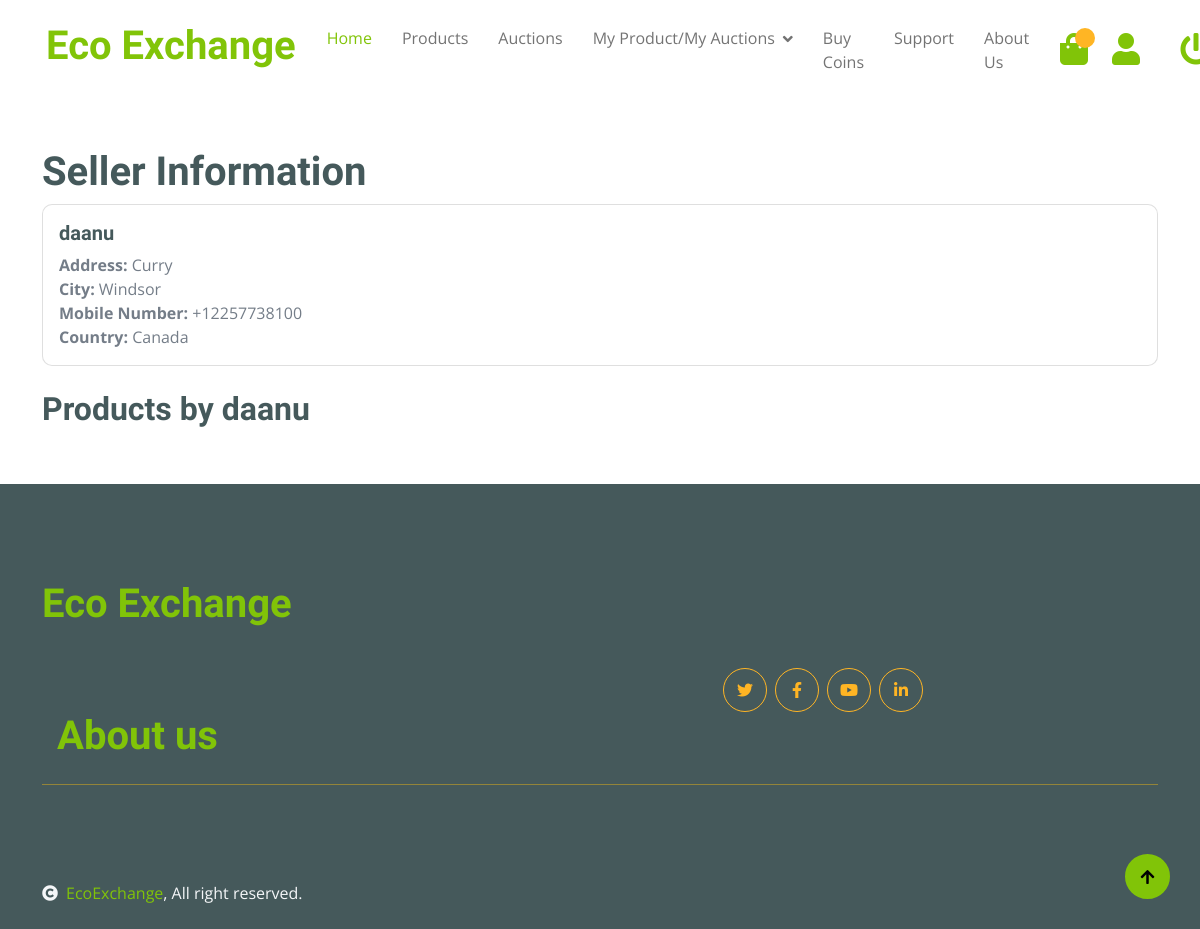
The page /seller/3/ on the database as committed earlier.
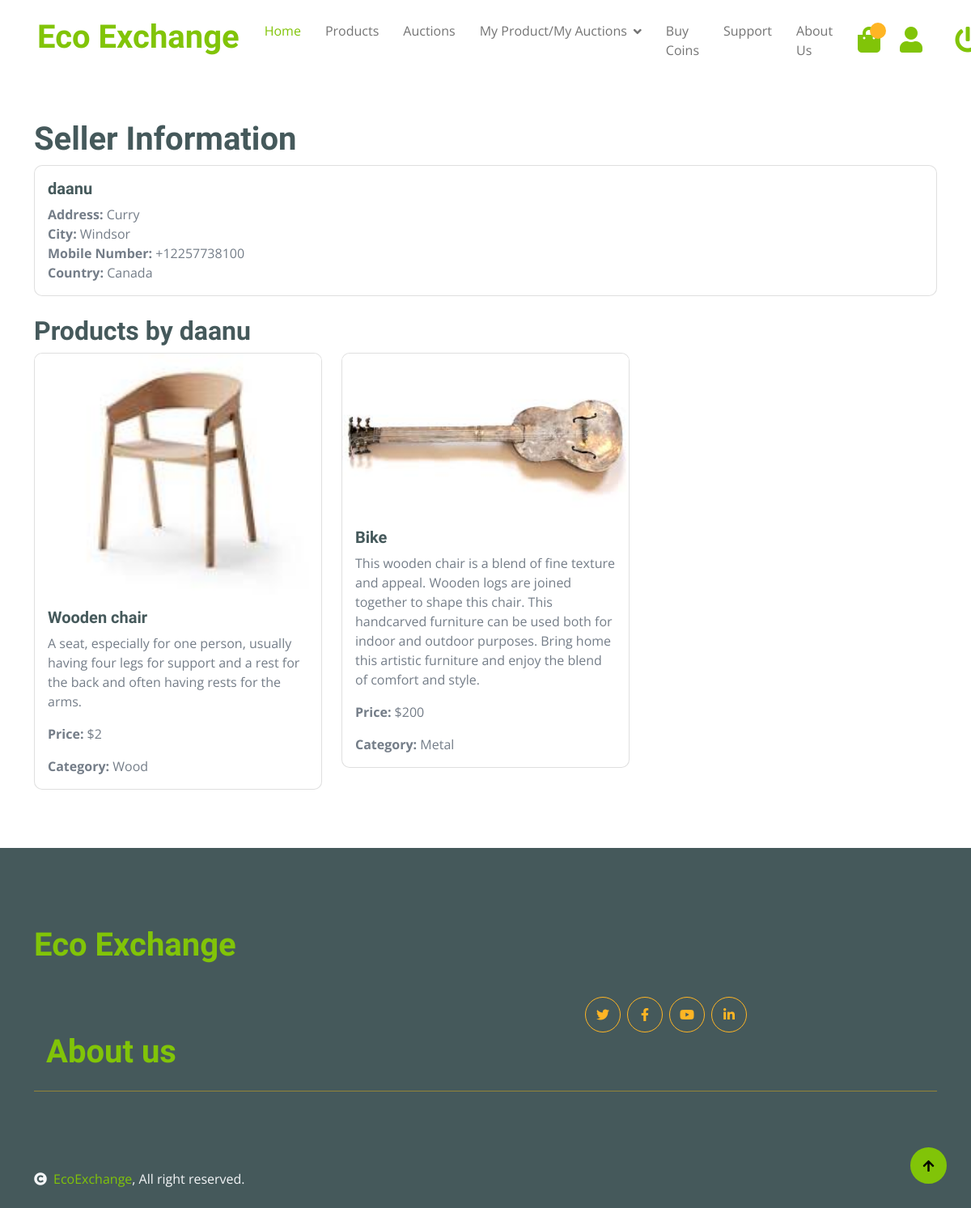
The same page on the database as committed later.
### user_details/models.py (models this page shows)
class Member(User):
    address = models.TextField(null=True, blank=True)
    city = models.CharField(max_length=200, null=True, blank=True)
    mobile_no = PhoneNumberField(unique=True, null=True, blank=True)
    country = models.CharField(max_length=200, null=True, blank=True)
    coin_balance = models.IntegerField(default=0)

### product/models.py (models this page shows, shortened)
class Product(models.Model):
    CATEGORY_CHOICES = [
        ('PAPER', 'Paper'),
        ('PLASTIC', 'Plastic'),
        ('GLASS', 'Glass'),
        ('METAL', 'Metal'),
        ('ELECTRONICS', 'Electronics'),
        ('ORGANIC', 'Organic'),
        ('TEXTILES', 'Textiles'),
        ('BATTERIES', 'Batteries'),
        ('WOOD', 'Wood'),
        ('RUBBER', 'Rubber'),
        ('MIXED_MATERIALS', 'Mixed Materials'),
    ]
    product_id = models.AutoField(primary_key=True)
    product_name = models.CharField(max_length=255)
    product_description = models.TextField()
    image = models.ImageField(upload_to='img/')
    quantity = models.IntegerField(validators=[MinValueValidator(1)])
    price = models.IntegerField(validators=[MinValueValidator(1)])
    category = models.CharField(max_length=50, choices=CATEGORY_CHOICES)
    user = models.ForeignKey(Member, on_delete=models.CASCADE)

### user_details/views.py (the view)
# urls.py: path('seller/<int:user_id>/', views.seller_desc_view, name='seller_desc'),
def seller_desc_view(request, user_id):
    seller = get_object_or_404(Member, id=user_id)
    products = Product.objects.filter(user=seller)
    return render(request, 'user_details/seller_desc.html', {'seller': seller, 'products': products})

### user_details/templates/user_details/seller_desc.html
{% extends 'product/base.html' %}
{% load static %}
{% block body %}
<div class="container mt-5">
    <h1>Seller Information</h1>
    <div class="card mb-4">
        <div class="card-body">
            <h5 class="card-title">{{ seller.username }}</h5>
            <p class="card-text">
                <strong>Address:</strong> {{ seller.address }}<br>
                <strong>City:</strong> {{ seller.city }}<br>
                <strong>Mobile Number:</strong> {{ seller.mobile_no }}<br>
                <strong>Country:</strong> {{ seller.country }}<br>
            </p>
        </div>
    </div>
    <h2>Products by {{ seller.username }}</h2>
    <div class="row">
        {% for product in products %}
            <div class="col-md-4 mb-4">
                <div class="card">
                    <img src="{{ product.image.url }}" class="card-img-top" alt="{{ product.product_name }}">
                    <div class="card-body">
                        <h5 class="card-title">{{ product.product_name }}</h5>
                        <p class="card-text">{{ product.product_description }}</p>
                        <p class="card-text"><strong>Price:</strong> ${{ product.price }}</p>
                        <p class="card-text"><strong>Category:</strong> {{ product.get_category_display }}</p>
                    </div>
                </div>
            </div>
        {% endfor %}
    </div>
</div>
{% endblock %}

### product/templates/product/base.html (shortened to what this page needs)
{% load static %}
<!DOCTYPE html>
<html lang="en">
    <head>
        <link rel="stylesheet" href="https://stackpath.bootstrapcdn.com/bootstrap/4.5.2/css/bootstrap.min.css">
        <link rel="stylesheet" href="https://use.fontawesome.com/releases/v5.15.4/css/all.css"/>
        <link href="https://cdn.jsdelivr.net/npm/bootstrap-icons@1.4.1/font/bootstrap-icons.css" rel="stylesheet">
        <link href="{% static 'product/lib/lightbox/css/lightbox.min.css' %}" rel="stylesheet">
        <link href="{% static 'product/lib/owlcarousel/assets/owl.carousel.min.css' %}" rel="stylesheet">
        <link href="https://cdn.jsdelivr.net/npm/flatpickr/dist/flatpickr.min.css" rel="stylesheet">
        <link href="{% static 'product/css/bootstrap.min.css' %}" rel="stylesheet">
        <link href="{% static 'product/css/style.css' %}" rel="stylesheet">
    </head>
    <body>
        <div class="container-fluid fixed-top">
            <div class="container px-0">
                <nav class="navbar navbar-light bg-white navbar-expand-xl">
                    <a href="{% url 'homepage' %}" class="navbar-brand"><h1 class="text-primary display-6">Eco Exchange</h1></a>
                    <div class="collapse navbar-collapse bg-white" id="navbarCollapse">
                        <div class="navbar-nav mx-auto">
                            <a href="{% url 'homepage' %}" class="nav-item nav-link active">Home</a>
                            <a href="{% url 'products' %}" class="nav-item nav-link">Products</a>
                            <a href="{% url 'all_auctions' %}" class="nav-item nav-link">Auctions</a>
                            <div class="nav-item dropdown">
                                <a href="#" class="nav-link dropdown-toggle" data-bs-toggle="dropdown">My Product/My Auctions</a>
                            </div>
                            <a href="{% url 'user_details:buy_coins' %}" class="nav-item nav-link">Buy Coins</a>
                            <a href="{% url 'support' %}" class="nav-item nav-link">Support</a>
                            <a href="{% url 'aboutus' %}" class="nav-item nav-link">About Us</a>
                        </div>
                        <div class="d-flex m-3 me-0">
                            <a href="{% url 'cart_detail' %}" class="position-relative me-4 my-auto">
                                <i class="fa fa-shopping-bag fa-2x"></i>
                                <span class="position-absolute bg-secondary rounded-circle d-flex align-items-center justify-content-center text-dark px-1" style="top: -5px; left: 15px; height: 20px; min-width: 20px;"></span>
                            </a>
                            <a href="{% url 'dashboard' section="home" %}" class="my-auto">
                                <i class="fas fa-user fa-2x"></i>
                            </a>
                            <a href="{% url 'user_details:logout' %}" class="my-auto div-space">
    <i class="fas fa-power-off fa-2x"></i>
</a>
                        </div>
                    </div>
                </nav>
            </div>
        </div>
<div class="container-fluid" style="padding-top: 100px;">
        {% block body %}
        {% endblock %}
    </div>
        <div class="container-fluid bg-dark text-white-50 footer pt-5 mt-5">
            <div class="container py-5">
                <div class="pb-4 mb-4" style="border-bottom: 1px solid rgba(226, 175, 24, 0.5) ;">
                    <div class="row g-4">
                        <div class="col-lg-3">
                            <a href="#">
                                <h1 class="text-primary mb-0">Eco Exchange</h1>
                            </a>
                        </div>
                        <div class="col-lg-3 margin-left-icon">
                            <div class="d-flex justify-content-end pt-3">
                                <a class="btn  btn-outline-secondary me-2 btn-md-square rounded-circle" href="https://x.com/"><i class="fab fa-twitter"></i></a>
                                <a class="btn btn-outline-secondary me-2 btn-md-square rounded-circle" href="https://www.facebook.com/"><i class="fab fa-facebook-f"></i></a>
                                <a class="btn btn-outline-secondary me-2 btn-md-square rounded-circle" href="https://www.youtube.com/"><i class="fab fa-youtube"></i></a>
                                <a class="btn btn-outline-secondary btn-md-square rounded-circle" href="https://www.linkedin.com/"><i class="fab fa-linkedin-in"></i></a>
                            </div>
                        </div>
                    </div>
                    <div class="col-lg-3">
                            <a href="/aboutus/">
                                <h1 class="text-primary mb-0">About us</h1>
                            </a>
                        </div>
                </div>
        </div>
        </div>
        <div class="container-fluid copyright bg-dark py-4">
            <div class="container">
                <div class="row">
                    <div class="col-md-6 text-center text-md-start mb-3 mb-md-0">
                        <span class="text-light"><a href="#"><i class="fas fa-copyright text-light me-2"></i>EcoExchange</a>, All right reserved.</span>
                    </div>
                </div>
            </div>
        </div>
        <a href="#" class="btn btn-primary border-3 border-primary rounded-circle back-to-top"><i class="fa fa-arrow-up"></i></a>
    </body>
</html>

### product/static/product/css/style.css (style rules this page uses)
.back-to-top { position: fixed; right: 30px; bottom: 30px; display: flex; width: 45px; height: 45px; align-items: center; justify-content: center; transition: 0.5s; z-index: 99; }
.btn { font-weight: 600; transition: .5s; }
.btn-md-square { width: 44px; height: 44px; }
.margin-left-icon { margin-left: 620px; }
.btn-square, .btn-sm-square, .btn-md-square, .btn-lg-square { padding: 0; display: flex; align-items: center; justify-content: center; font-weight: normal; }
.div-space { margin-bottom: 30px; margin-left: 20px; padding: 20px; }
.fixed-top { transition: 0.5s; background: var(--bs-white); border: 0; }
.navbar .navbar-nav .nav-link { padding: 10px 15px; font-size: 16px; transition: .5s; }
.navbar { height: 100px; border-bottom: 1px solid rgba(255, 255, 255, .1); }
.navbar .navbar-nav .nav-link:hover, .navbar .navbar-nav .nav-link.active, .fixed-top.bg-white .navbar .navbar-nav .nav-link:hover, .fixed-top.bg-white .navbar .navbar-nav .nav-link.active { color: var(--bs-primary); }
.py-5 { padding-top: 3rem !important; }
.navbar .dropdown-toggle::after { border: none; content: "\f107"; font-family: "Font Awesome 5 Free"; font-weight: 700; vertical-align: middle; margin-left: 8px; }

Rows that differ between the two databases and show on the page:
added Product: image (picture), product_name "Wooden chair", product_description "A seat, especially for one person, usually having four legs for support and a rest for the back and often having rests for the arms.", price "2", category "Wood"
added Product: image (picture), product_name "Bike", product_description "This wooden chair is a blend of fine texture and appeal. Wooden logs are joined together to shape this chair. This handcarved furniture can be used both for indoor and outdoor purposes. Bring home this artistic furniture and enjoy the blend of comfort and style.", price "200", category "Metal"
